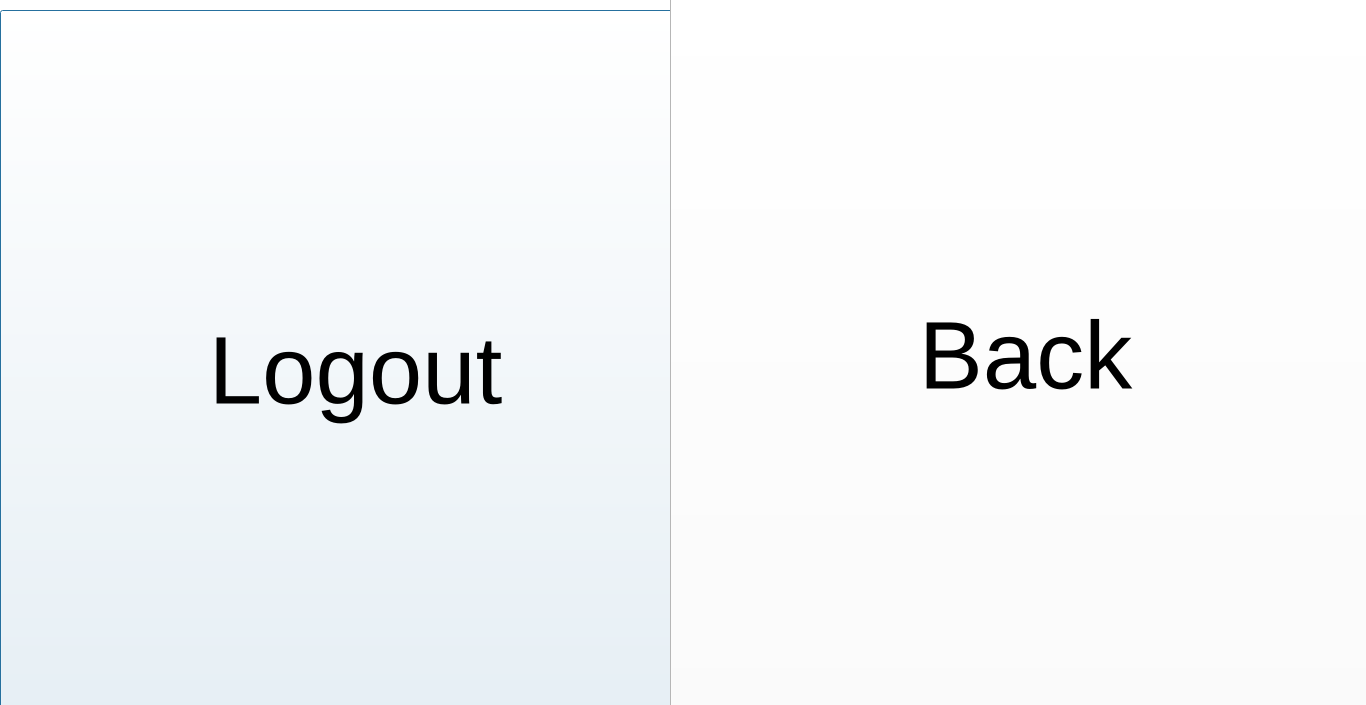
<?xml version="1.0" encoding="UTF-8"?>
<ui version="4.0">
 <class>log_out</class>
 <widget class="QDialog" name="log_out">
  <property name="geometry">
   <rect>
    <x>0</x>
    <y>0</y>
    <width>1366</width>
    <height>705</height>
   </rect>
  </property>
  <property name="windowTitle">
   <string>Dialog</string>
  </property>
  <property name="styleSheet">
   <string notr="true">.QLabel {
background-color: white
}</string>
  </property>
  <widget class="QLabel" name="label">
   <property name="geometry">
    <rect>
     <x>-10</x>
     <y>-20</y>
     <width>1391</width>
     <height>741</height>
    </rect>
   </property>
   <property name="text">
    <string/>
   </property>
  </widget>
  <widget class="QPushButton" name="log_out_2">
   <property name="geometry">
    <rect>
     <x>0</x>
     <y>10</y>
     <width>711</width>
     <height>721</height>
    </rect>
   </property>
   <property name="font">
    <font>
     <pointsize>72</pointsize>
    </font>
   </property>
   <property name="styleSheet">
    <string notr="true">.QPushButton {
background-color: white;
}

.QPushButton:hover {
background-color: black;
color: white
}</string>
   </property>
   <property name="text">
    <string>Logout</string>
   </property>
  </widget>
  <widget class="QPushButton" name="back">
   <property name="geometry">
    <rect>
     <x>670</x>
     <y>-20</y>
     <width>711</width>
     <height>751</height>
    </rect>
   </property>
   <property name="font">
    <font>
     <pointsize>72</pointsize>
    </font>
   </property>
   <property name="styleSheet">
    <string notr="true">.QPushButton {
background-color: white;
}

.QPushButton:hover {
background-color: black;
color: white
}</string>
   </property>
   <property name="text">
    <string>Back</string>
   </property>
  </widget>
 </widget>
 <resources/>
 <connections/>
</ui>
